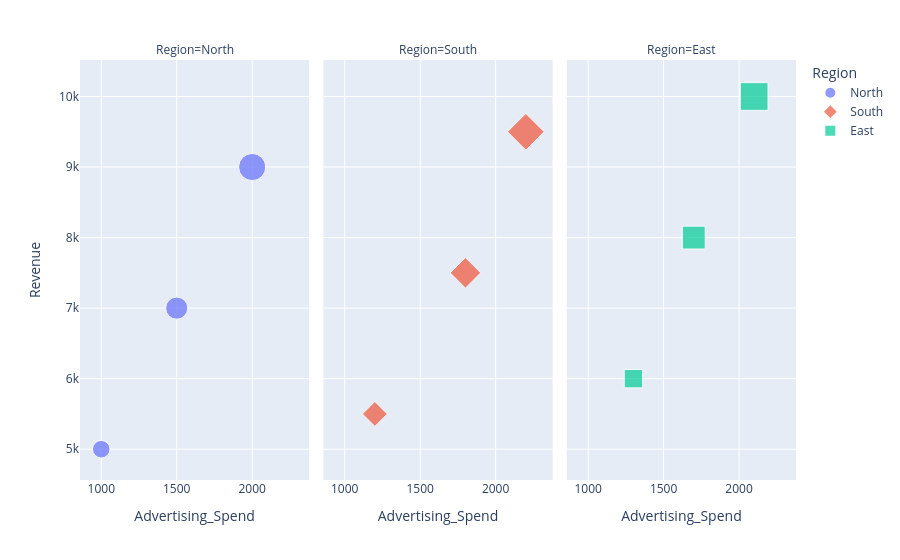

The notebook cell saved with this chart:
### Code cell
px.scatter(data_frame=df_sales, x="Advertising_Spend",y="Revenue", size="Profit", color="Region"
          , facet_col="Region", symbol="Region")

### Figure 1 — Plotly figure (JSON) as saved in the notebook; plotly's stock layout.template omitted (floating-point values rounded to 4 significant figures)
{"data": [{"hovertemplate": "Region=North<br>Advertising_Spend=%{x}<br>Revenue=%{y}<br>Profit=%{marker.size}<extra></extra>", "legendgroup": "North", "marker": {"color": "#636efa", "size": [500, 800, 1200], "sizemode": "area", "sizeref": 3.25, "symbol": "circle"}, "mode": "markers", "name": "North", "orientation": "v", "showlegend": true, "type": "scatter", "x": [1000, 1500, 2000], "xaxis": "x", "y": [5000, 7000, 9000], "yaxis": "y"}, {"hovertemplate": "Region=South<br>Advertising_Spend=%{x}<br>Revenue=%{y}<br>Profit=%{marker.size}<extra></extra>", "legendgroup": "South", "marker": {"color": "#EF553B", "size": [600, 900, 1300], "sizemode": "area", "sizeref": 3.25, "symbol": "diamond"}, "mode": "markers", "name": "South", "orientation": "v", "showlegend": true, "type": "scatter", "x": [1200, 1800, 2200], "xaxis": "x2", "y": [5500, 7500, 9500], "yaxis": "y2"}, {"hovertemplate": "Region=East<br>Advertising_Spend=%{x}<br>Revenue=%{y}<br>Profit=%{marker.size}<extra></extra>", "legendgroup": "East", "marker": {"color": "#00cc96", "size": [550, 850, 1250], "sizemode": "area", "sizeref": 3.25, "symbol": "square"}, "mode": "markers", "name": "East", "orientation": "v", "showlegend": true, "type": "scatter", "x": [1300, 1700, 2100], "xaxis": "x3", "y": [6000, 8000, 10000], "yaxis": "y3"}], "layout": {"annotations": [{"font": {}, "showarrow": false, "text": "Region=North", "x": 0.16, "xanchor": "center", "xref": "paper", "y": 1, "yanchor": "bottom", "yref": "paper"}, {"font": {}, "showarrow": false, "text": "Region=South", "x": 0.5, "xanchor": "center", "xref": "paper", "y": 1, "yanchor": "bottom", "yref": "paper"}, {"font": {}, "showarrow": false, "text": "Region=East", "x": 0.84, "xanchor": "center", "xref": "paper", "y": 1, "yanchor": "bottom", "yref": "paper"}], "legend": {"itemsizing": "constant", "title": {"text": "Region"}, "tracegroupgap": 0}, "margin": {"t": 60}, "xaxis": {"anchor": "y", "domain": [0, 0.32], "title": {"text": "Advertising_Spend"}}, "xaxis2": {"anchor": "y2", "domain": [0.34, 0.66], "matches": "x", "title": {"text": "Advertising_Spend"}}, "xaxis3": {"anchor": "y3", "domain": [0.68, 1.0], "matches": "x", "title": {"text": "Advertising_Spend"}}, "yaxis": {"anchor": "x", "domain": [0, 1], "title": {"text": "Revenue"}}, "yaxis2": {"anchor": "x2", "domain": [0, 1], "matches": "y", "showticklabels": false}, "yaxis3": {"anchor": "x3", "domain": [0, 1], "matches": "y", "showticklabels": false}}}
